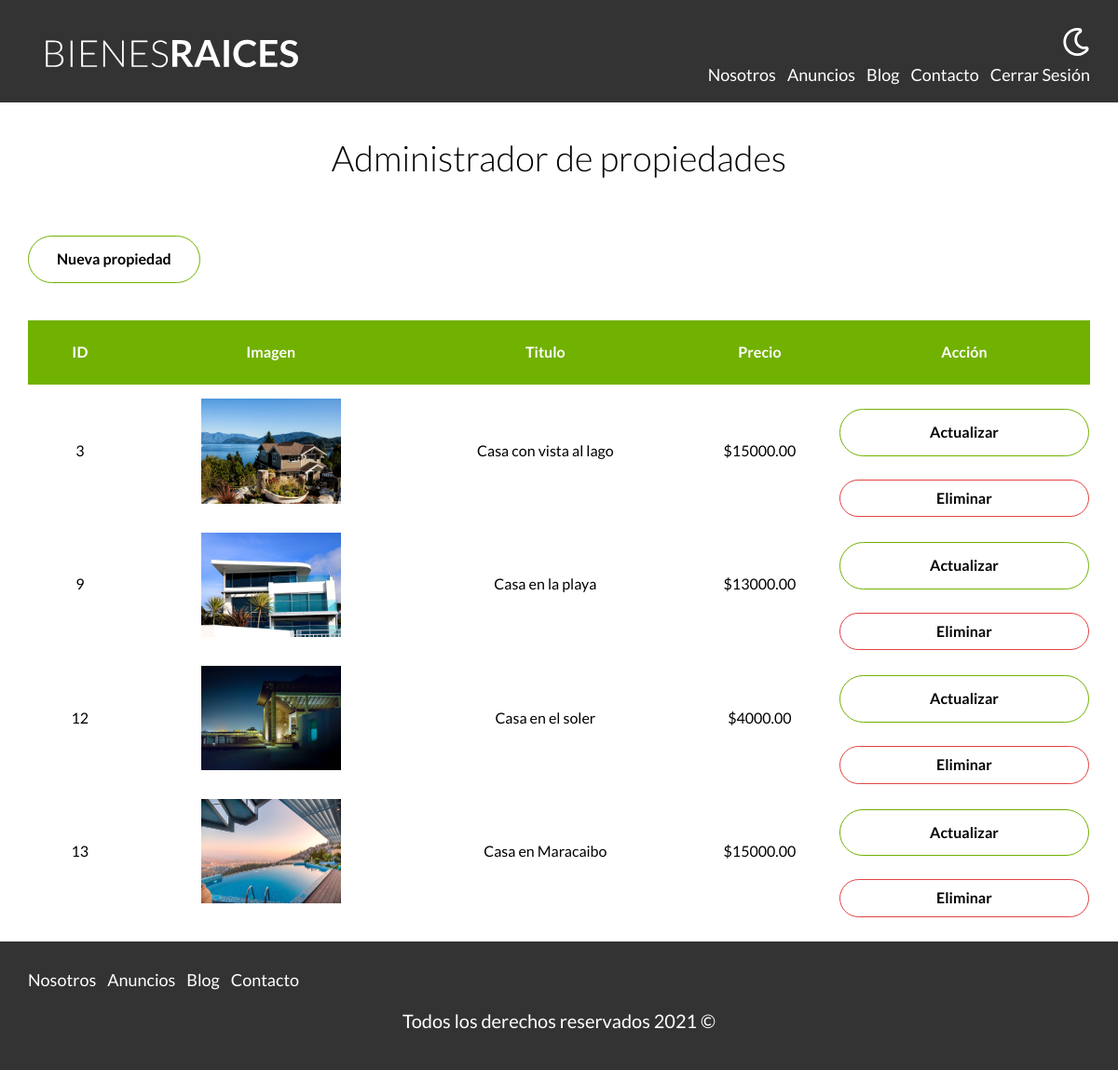
The app's page /admin/ (signed in) with its own data.
### tables this page shows
CREATE TABLE `propiedades` (
  `id` int(11) NOT NULL AUTO_INCREMENT,
  `titulo` varchar(60) NOT NULL,
  `precio` decimal(10,2) NOT NULL,
  `imagen` varchar(200) NOT NULL,
  `descripcion` longtext NOT NULL,
  `habitaciones` int(1) NOT NULL,
  `wc` int(1) NOT NULL,
  `estacionamiento` int(1) NOT NULL,
  `vendedor_id` int(11) DEFAULT NULL,
  `creado` date DEFAULT NULL,
  PRIMARY KEY (`id`),
  KEY `vendedor_id_idx` (`vendedor_id`),
  CONSTRAINT `vendedor_id` FOREIGN KEY (`vendedor_id`) REFERENCES `vendedores` (`id`) ON DELETE NO ACTION ON UPDATE NO ACTION
);

### includes/funciones.php (called while the page is built, shortened)
<?php
function incluirTemplate(string $nombre, bool $inicio = false) {
    include TEMPLATE_URL . "/${nombre}.php";
}

### admin/index.php (the view, shortened to what this page needs)
<?php
    require '../includes/funciones.php';
    incluirTemplate('header');
    $db = conectarDB();
    $query = "SELECT * FROM propiedades;";
    $propiedades = mysqli_query($db, $query);
?>
    <main class="contenedor seccion">
        <h1>Administrador de propiedades</h1>
        <a href="propiedades/crear.php" class="boton-verde-inline-block">Nueva propiedad</a>
        <table class="propiedades">
            <thead>
                <tr>
                    <th>ID</th>
                    <th>Imagen</th>
                    <th>Titulo</th>
                    <th>Precio</th>
                    <th>Acción</th>
                </tr>
            </thead>
            <tbody>
                <?php foreach($propiedades as $propiedad): ?>
                <tr>
                    <td><?php echo $propiedad['id'] ?></td>
                    <td><img src="../imagenes/<?php echo $propiedad['imagen']; ?>" alt="<?php echo $propiedad['titulo']; ?>" class="imagen_tabla"></td>
                    <td><?php echo $propiedad['titulo']; ?></td>
                    <td>$<?php echo $propiedad['precio']; ?></td>
                    <td>
                        <a href="propiedades/actualizar.php?id=<?php echo $propiedad['id']?>" class="boton-verde">Actualizar</a>
                        <form method="POST">
                            <input type="submit" class="boton-rojo-block w-100" value="Eliminar">
                        </form>
                    </td>
                </tr>
                <?php endforeach; ?>
            </tbody>
        </table>
    </main>
<?php
    incluirTemplate('footer');
?>

### includes/templates/header.php (shortened to what this page needs)
<?php
    $auth = $_SESSION['login'] ?? null;
?>
<!DOCTYPE html>
<html lang="en">
<head>
    <link rel="stylesheet" href="/build/css/app.css">
</head>
<body>
    <header class="header <?php echo $inicio ? 'inicio' : ''; ?>">
        <div class="contenedor contenido-header">
            <div class="barra">
                <a href="/">
                    <img src="/build/img/logo.svg" alt="Logotipo">
                </a>
                <div class="derecha">
                    <img class="dark-mode-btn" src="/build/img/dark-mode.svg" alt="Dark mode">
                    <nav class="navegacion">
                        <a href="nosotros.php">Nosotros</a>
                        <a href="anuncios.php">Anuncios</a>
                        <a href="blog.php">Blog</a>
                        <a href="contacto.php">Contacto</a>
                        <?php if($auth): ?>
                            <a href="logout.php">Cerrar Sesión</a>
                        <?php endif; ?>
                    </nav>
                </div>
            </div>
        </div>
    </header>

### includes/templates/footer.php (shortened to what this page needs)
<?php
    $fecha = date('Y');
?>
    <footer class="footer seccion">
        <div class="contenedor contenedor-footer">
            <nav class="navegacion">
                <a href="nosotros.html">Nosotros</a>
                <a href="anuncios.html">Anuncios</a>
                <a href="blog.html">Blog</a>
                <a href="contacto.html">Contacto</a>
            </nav>
        </div>
        <p class="copyright">Todos los derechos reservados <?php echo $fecha; ?> &copy;</p>
    </footer>
</body>
</html>

### build/css/app.css (style rules this page uses)
html { line-height:1.15;-webkit-text-size-adjust:100% }
body { margin:0 }
main { display:block }
h1 { font-size:2em;margin:.67em 0 }
a { background-color:transparent }
img { border-style:none }
button,input,optgroup,select,textarea { font-family:inherit;font-size:100%;line-height:1.15;margin:0 }
button,input { overflow:visible }
[type=button],[type=reset],[type=submit],button { -webkit-appearance:button }
html { font-size:62.5%;box-sizing:border-box }
*,:after,:before { box-sizing:inherit }
body { font-family:Lato,sans-serif;font-size:1.6rem;line-height:1.8;transition:all .2s linear }
p { color:#000;font-size:2rem }
.contenedor { width:95%;max-width:120rem;margin:0 auto }
a { text-decoration:none }
img,picture { width:100%;display:block }
h1,h2,h3 { font-family:Lato,sans-serif;margin:2.5rem 0;font-weight:300;text-align:center }
h1 { font-size:3.8rem }
.seccion { margin-top:2.5rem;margin-bottom:2.5rem }
.w-100 { width:100% }
.boton-verde { display:block;background-color:transparent;color:#000;font-weight:700;text-decoration:none;cursor:pointer;padding:1rem 3rem;text-align:center;margin-top:2.5rem;border:1px solid #71b100;border-radius:3rem;transition:all .3s ease-in-out }
.boton-verde-inline-block { display:inline-block;background-color:transparent;color:#000;font-weight:700;text-decoration:none;cursor:pointer;padding:1rem 3rem;text-align:center;margin-top:2.5rem;border:1px solid #71b100;border-radius:3rem;transition:all .3s ease-in-out }
.boton-rojo-block { display:block;background-color:transparent;color:#000;font-weight:700;text-decoration:none;cursor:pointer;padding:1rem 3rem;text-align:center;margin-top:2.5rem;border:1px solid rgba(221,16,16,.788);border-radius:3rem;transition:all .3s ease-in-out }
.header { background-color:#333;padding:1rem 0 3rem }
.contenido-header { display:flex;flex-direction:column;justify-content:space-between }
.footer { background-color:#333;padding:2.5rem 0 }
.footer .copyright { color:#fff;text-align:center }
.footer .navegacion { visibility:visible;opacity:1;height:auto }
.footer.seccion { margin-bottom:0 }
.footer p { margin:1rem 0 }
.derecha { display:flex;flex-direction:column;align-items:center }
@media (min-width:768px) { .derecha { align-items:flex-end } }
.derecha .dark-mode-btn { filter:invert(100%);width:3rem;margin-top:1rem;margin-bottom:2rem }
@media (min-width:768px) { .derecha .dark-mode-btn { margin-top:0 } }
.barra { display:flex;flex-direction:column;align-items:center;padding-top:2rem }
@media (min-width:768px) { .barra { flex-direction:row;justify-content:space-between;align-items:flex-end } }
.navegacion { visibility:hidden;opacity:0;height:0;transition:visibility .3s ease-in-out,opacity .4s cubic-bezier(0,0,.45,.68),height .4s cubic-bezier(0,0,.45,.68) }
@media (min-width:768px) { .navegacion { display:flex;gap:1.2rem;align-items:center;opacity:1;visibility:visible } }
.navegacion a { color:#fff;text-decoration:none;font-size:1.8rem;display:block;text-align:center;transition:color .3s ease }
table.propiedades { margin-top:4rem;width:100%;border-spacing:0 }
table.propiedades thead { background-color:#71b100 }
table.propiedades th { color:#fff;padding:2rem }
table.propiedades .imagen_tabla { width:15rem;margin:auto }
table.propiedades tr { text-align:center }

### records on screen
propiedades: id "3", imagen (picture), titulo "Casa con vista al lago", precio "15000.00"
propiedades: id "9", imagen (picture), titulo "Casa en la playa", precio "13000.00"
propiedades: id "12", imagen (picture), titulo "Casa en el soler", precio "4000.00"
propiedades: id "13", imagen (picture), titulo "Casa en Maracaibo", precio "15000.00"
